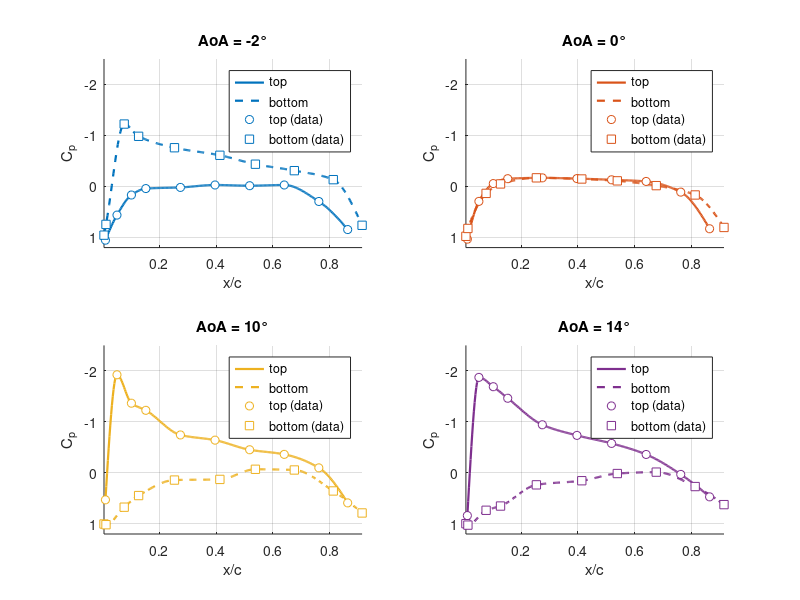

The MATLAB source for this figure: (Note: this script raises an error after producing the figure.)
% Pressure_Cp_35ms_SeparatedTopBottom.m
% One subplot per AoA, separate smooth lines for top and bottom (V = 35 m/s)

x = [0.005066667, 0.010133333, 0.012066667, 0.0508, 0.0762, 0.1016, ...
     0.127, 0.1524, 0.253333333, 0.274333333, 0.413333333, 0.396266667, ...
     0.538466667, 0.5182, 0.675666667, 0.640133333, 0.8128, 0.762, ...
     0.9144, 0.8636];

Cp_matrix = [
    0.95598076	1.054390544	0.745102651	0.562341624	-1.223678437	0.168702487	-0.983219733	0.042175622	-0.759161192	0.0196819568	-0.610878109	-0.028117081	-0.435814758	-0.014058541	-0.309287893	-0.028117081	-0.132761028	0.295229352	0.762634327 0.846273463;
    0.978477648	1.034390657	0.824716875	0.293543294	0.136542892	-0.055913008	-0.0489238824	-0.151717278	-0.1684934354	-0.167956504	-0.14569553	-0.153760773	-0.1093434555	-0.129891261	-0.01558679	-0.097847765	0.167739025	0.111608538	0.805043093	0.8306434152;
   1.00356232	0.529657891	1.017500686	-1.923494447	0.673904429	-1.365959825	0.446027698	-1.226267997	0.141815097	-0.742979912	0.129075483	-0.641164816	-0.069691828	-0.452705677	-0.055753462	-0.362397504	0.355753462	-0.097568559	0.78722645	0.589623955;
   0.997855409	0.838591029	1.025573615	-1.872356729	0.734532454	-1.689401583	0.651377837	-1.463092349	0.235604749	-0.942418998	0.154900264	-0.734532454	0.013859103	-0.577182058	-0.013859103	-0.360336676	0.269295515	0.030872823	0.623659631	0.4711714512;
    ];

angles = {'-2°','0°','10°','14°'};

% Indices: top = odd taps, bottom = even taps
idx_bot = 1:2:length(x);
idx_top = 2:2:length(x);

% Sorted x and permutations for each set
[x_top_sorted, p_top] = sort(x(idx_top));
[x_bot_sorted, p_bot] = sort(x(idx_bot));

% Fine grids for smoothing
xq_top = linspace(min(x_top_sorted), max(x_top_sorted), 300);
xq_bot = linspace(min(x_bot_sorted), max(x_bot_sorted), 300);

figure;
colors = lines(size(Cp_matrix,1));

for i = 1:size(Cp_matrix,1)
    Cp = Cp_matrix(i,:);
    Cp_top = Cp(idx_top); Cp_bot = Cp(idx_bot);
    Cp_top_sorted = Cp_top(p_top);
    Cp_bot_sorted = Cp_bot(p_bot);

    Cp_top_smooth = pchip(x_top_sorted, Cp_top_sorted, xq_top);
    Cp_bot_smooth = pchip(x_bot_sorted, Cp_bot_sorted, xq_bot);

    ax = subplot(2,2,i);
    hold(ax,'on'); 
    grid(ax,'on');
    plot(ax, xq_top, Cp_top_smooth, '-', 'Color', colors(i,:), 'LineWidth', 1.6);
    plot(ax, xq_bot, Cp_bot_smooth, '--', 'Color', colors(i,:), 'LineWidth', 1.6);
    plot(ax, x_top_sorted, Cp_top_sorted, 'o', 'Color', colors(i,:), 'MarkerFaceColor','w', 'MarkerSize',6);
    plot(ax, x_bot_sorted, Cp_bot_sorted, 's', 'Color', colors(i,:), 'MarkerFaceColor','w', 'MarkerSize',6);

    xlabel(ax, 'x/c');
    ylabel(ax, 'C_p');
    ylim([-2.5 1.2])
    title(ax, ['AoA = ' angles{i}]);
    legend(ax, {'top ','bottom ','top (data)','bottom (data)'}, 'Location','best');
    set(ax, 'YDir', 'reverse'); % aerodynamic convention
    xlim(ax, [min(x) max(x)]);
    hold(ax,'off');
end

sgtitle('C_p vs x/c per AoA (V = 35 m/s)');
